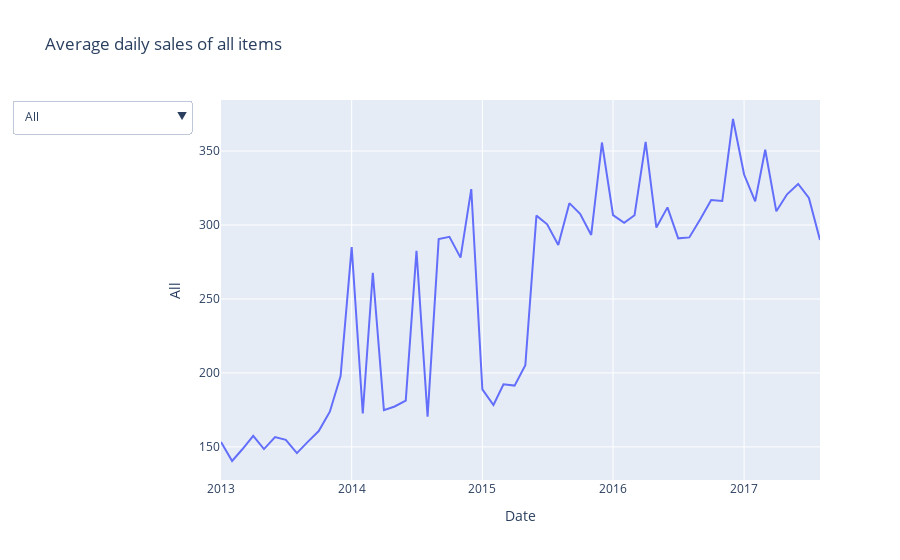

Notebook code for this chart:
### Markdown cell above
* `Sales` vs `Onpromotion`: More than one year in business, the store started to run promotions, positively impacting daily sales. Since then, the store has tried to increase the number of promoted items. However, from the end of 2016, the effect of promotion was not strong as at the beginning. It may indicate the time for focusing on qualify of promotions rather than quantity or the post-effect of the severe earthquake in Apr 2016. It needs more information to define the real reason before making business decisions.
* `Sales` vs `Transactions` & `Oil` prices: Initially, consumers only bought a little during shopping time. Until Jan 2014, they tended to buy more. It can be explained by the store has built trust. Since Jan 2015, when oil prices had a significant drop, consumers felt more comfortable spending more on shopping.
* `Sales` vs `Oil` prices: It was clear that the oil price and the sales had an inverse relationship. Oil prices went high, making consumers spend more on oil and could affect the prices of items; hence, the sales went down and vice versa.

### Code cell
# Time series chart for all product types
# Aggregate data for the chart
df_i = df.groupby(['Y_M','Family'])['Sales'].mean().unstack()
df_i['All'] = df_i.mean(axis =1)
cols = [list(df_i.columns)[-1]] + list(df_i.columns)[:-1]
df_i = df_i[cols]
df_i = df_i.reset_index()

# Create the chart with plotly
fig = px.line(df_i, 
             x='Y_M', 
             y="All",
             title = 'Average daily sales of all items'
             )
fig.update_traces(hovertemplate='<b>Date = %{x}<br>Sales = %{y}')
fig.update_layout(
        xaxis_title="Date", 
        updatemenus=[
            {
                "buttons": [ # Dropdown buttons
                    {
                        "label": c,
                        "method": "update",
                        "args": [
                                {axis: [df_i[c]]},
                                {'title': ('Average daily %s sales' % c.lower()), f"{axis}axis": {"title": {"text": c.replace('_',' ')+ ' sales'}}},
                                {'visible': True},
                                ],
                    }
                    for c in list(df_i.drop('Y_M',axis=1).columns)
                ],
            }
            for axis in "xy"
        ]
    )

# Show the chart
fig.show()
